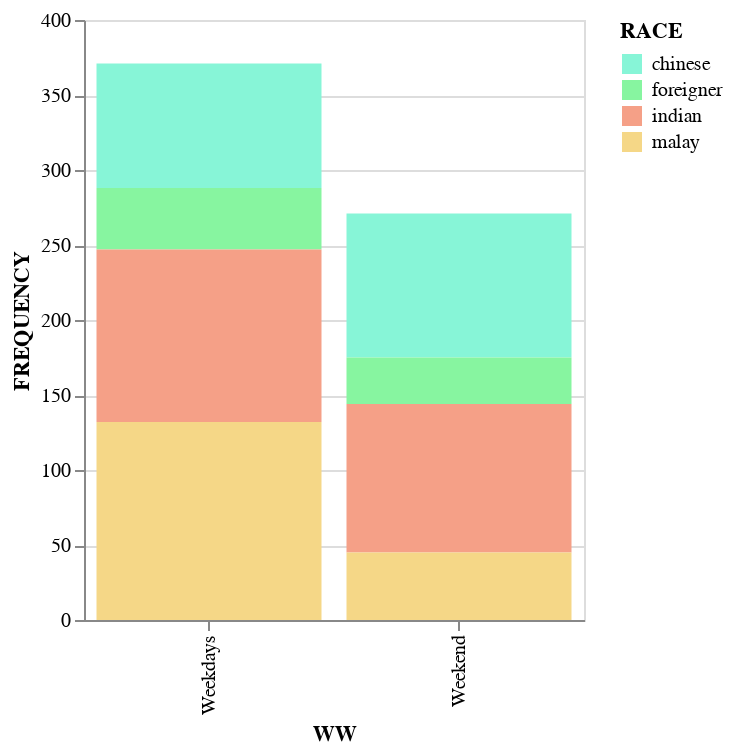

The notebook cell this image was saved under:
### Markdown cell above
#### CUSTOMER TYPE BASED ON: RACE
##### Weekend Weekdays

### Code cell
r_ww = ld2.groupby(['WW','RACE']).size().reset_index()
r_ww.rename(columns={0: 'FREQUENCY'}, inplace=True)

chartrace1 = alt.Chart(r_ww).mark_bar().encode(
    x='WW',
    y='FREQUENCY',
    color=alt.Color('RACE', scale=alt.Scale(range=["#87F5D7","#87F5A0", "#F5A087", "#F5D787"]))
).properties(
    width=250  
)
chartrace1

### Figure 1 — Vega-Lite specification as saved in the notebook (floating-point values rounded to 4 significant figures)
{"config": {"view": {"continuousWidth": 400, "continuousHeight": 300}}, "data": {"name": "data-d8ffb75922bc26ccf0811aed0d4b9f29"}, "mark": "bar", "encoding": {"color": {"type": "nominal", "field": "RACE", "scale": {"range": ["#87F5D7", "#87F5A0", "#F5A087", "#F5D787"]}}, "x": {"type": "nominal", "field": "WW"}, "y": {"type": "quantitative", "field": "FREQUENCY"}}, "width": 250, "$schema": "https://vega.github.io/schema/vega-lite/v4.8.1.json", "datasets": {"data-d8ffb75922bc26ccf0811aed0d4b9f29": [{"WW": "Weekdays", "RACE": "chinese", "FREQUENCY": 83}, {"WW": "Weekdays", "RACE": "foreigner ", "FREQUENCY": 41}, {"WW": "Weekdays", "RACE": "indian", "FREQUENCY": 115}, {"WW": "Weekdays", "RACE": "malay", "FREQUENCY": 132}, {"WW": "Weekend", "RACE": "chinese", "FREQUENCY": 96}, {"WW": "Weekend", "RACE": "foreigner ", "FREQUENCY": 31}, {"WW": "Weekend", "RACE": "indian", "FREQUENCY": 99}, {"WW": "Weekend", "RACE": "malay", "FREQUENCY": 45}]}}
